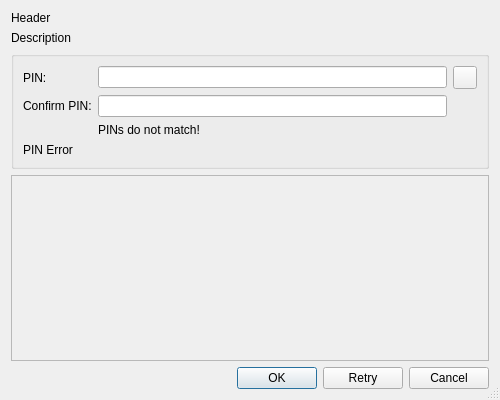
<?xml version="1.0" encoding="UTF-8"?>
<ui version="4.0">
 <class>WebBrowserWebAuthDialog</class>
 <widget class="QDialog" name="WebBrowserWebAuthDialog">
  <property name="geometry">
   <rect>
    <x>0</x>
    <y>0</y>
    <width>500</width>
    <height>400</height>
   </rect>
  </property>
  <property name="sizePolicy">
   <sizepolicy hsizetype="Fixed" vsizetype="Expanding">
    <horstretch>0</horstretch>
    <verstretch>0</verstretch>
   </sizepolicy>
  </property>
  <property name="windowTitle">
   <string>Web Authentication</string>
  </property>
  <property name="sizeGripEnabled">
   <bool>true</bool>
  </property>
  <layout class="QVBoxLayout" name="verticalLayout">
   <item>
    <widget class="QLabel" name="headerLabel">
     <property name="text">
      <string notr="true">Header</string>
     </property>
    </widget>
   </item>
   <item>
    <widget class="QLabel" name="descriptionLabel">
     <property name="text">
      <string notr="true">Description</string>
     </property>
     <property name="wordWrap">
      <bool>true</bool>
     </property>
    </widget>
   </item>
   <item>
    <widget class="QGroupBox" name="pinGroupBox">
     <property name="flat">
      <bool>true</bool>
     </property>
     <layout class="QGridLayout" name="gridLayout">
      <item row="0" column="0">
       <widget class="QLabel" name="pinLabel">
        <property name="text">
         <string>PIN:</string>
        </property>
       </widget>
      </item>
      <item row="0" column="1">
       <widget class="QLineEdit" name="pinEdit">
        <property name="toolTip">
         <string>Enter the PIN</string>
        </property>
        <property name="echoMode">
         <enum>QLineEdit::Password</enum>
        </property>
       </widget>
      </item>
      <item row="0" column="2">
       <widget class="QToolButton" name="pinButton">
        <property name="toolTip">
         <string>Press to show or hide the PIN.</string>
        </property>
        <property name="checkable">
         <bool>true</bool>
        </property>
       </widget>
      </item>
      <item row="1" column="0">
       <widget class="QLabel" name="confirmPinLabel">
        <property name="text">
         <string>Confirm PIN:</string>
        </property>
       </widget>
      </item>
      <item row="1" column="1">
       <widget class="QLineEdit" name="confirmPinEdit">
        <property name="toolTip">
         <string>Enter the same PIN again.</string>
        </property>
        <property name="echoMode">
         <enum>QLineEdit::Password</enum>
        </property>
       </widget>
      </item>
      <item row="2" column="1" colspan="2">
       <widget class="QLabel" name="confirmPinErrorLabel">
        <property name="text">
         <string>PINs do not match!</string>
        </property>
       </widget>
      </item>
      <item row="3" column="0" colspan="3">
       <widget class="QLabel" name="pinErrorLabel">
        <property name="text">
         <string notr="true">PIN Error</string>
        </property>
        <property name="wordWrap">
         <bool>true</bool>
        </property>
       </widget>
      </item>
     </layout>
    </widget>
   </item>
   <item>
    <widget class="QScrollArea" name="selectAccountArea">
     <property name="horizontalScrollBarPolicy">
      <enum>Qt::ScrollBarAlwaysOff</enum>
     </property>
     <widget class="QWidget" name="selectAccountWidget">
      <property name="geometry">
       <rect>
        <x>0</x>
        <y>0</y>
        <width>450</width>
        <height>150</height>
       </rect>
      </property>
     </widget>
    </widget>
   </item>
   <item>
    <widget class="QDialogButtonBox" name="buttonBox">
     <property name="orientation">
      <enum>Qt::Horizontal</enum>
     </property>
     <property name="standardButtons">
      <set>QDialogButtonBox::Cancel|QDialogButtonBox::Ok|QDialogButtonBox::Retry</set>
     </property>
    </widget>
   </item>
  </layout>
 </widget>
 <tabstops>
  <tabstop>pinEdit</tabstop>
  <tabstop>pinButton</tabstop>
  <tabstop>confirmPinEdit</tabstop>
  <tabstop>selectAccountArea</tabstop>
 </tabstops>
 <resources/>
 <connections/>
</ui>
